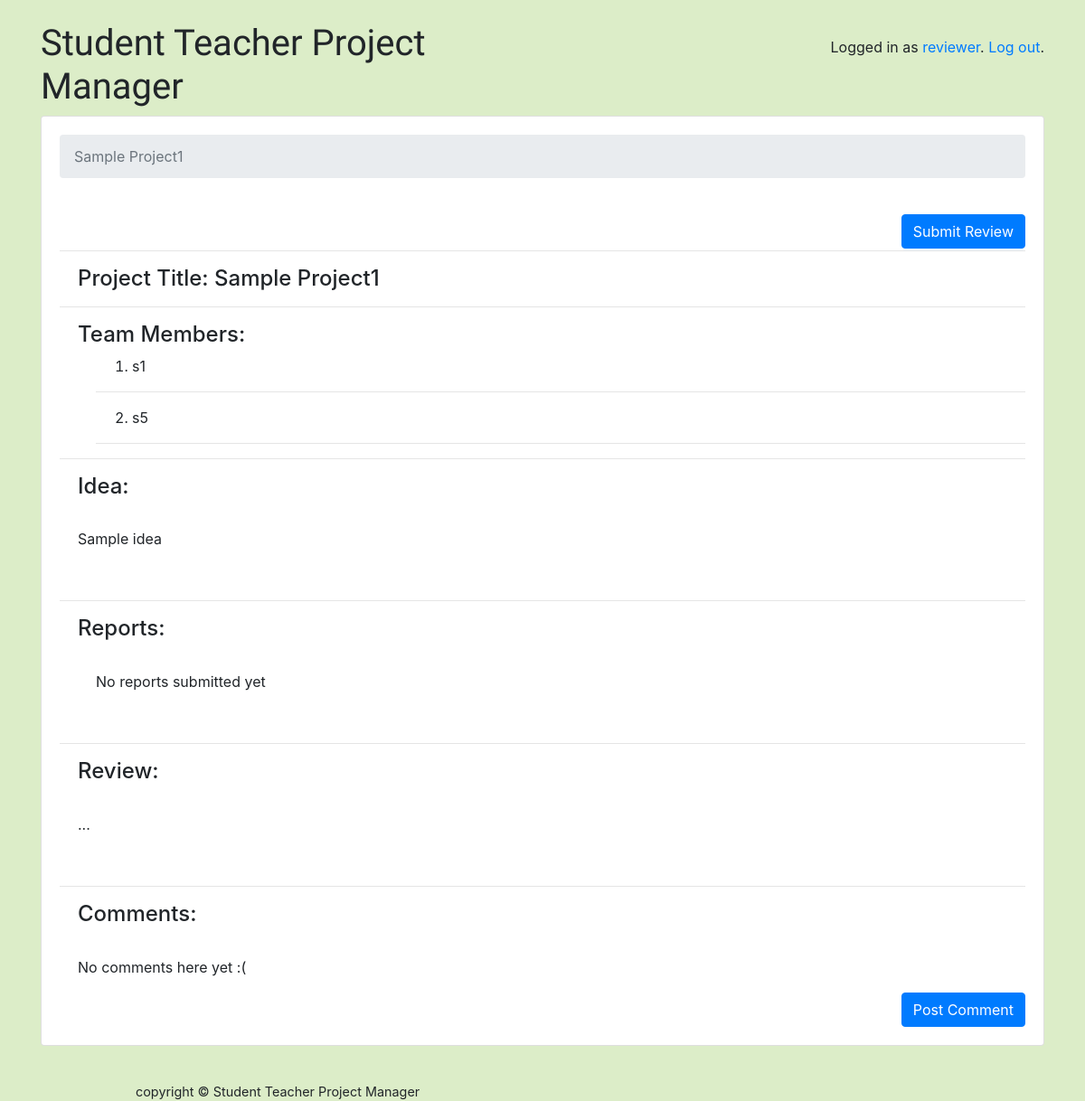
The page /reviewers/home/projects/4/ (signed in) on the database as committed earlier.
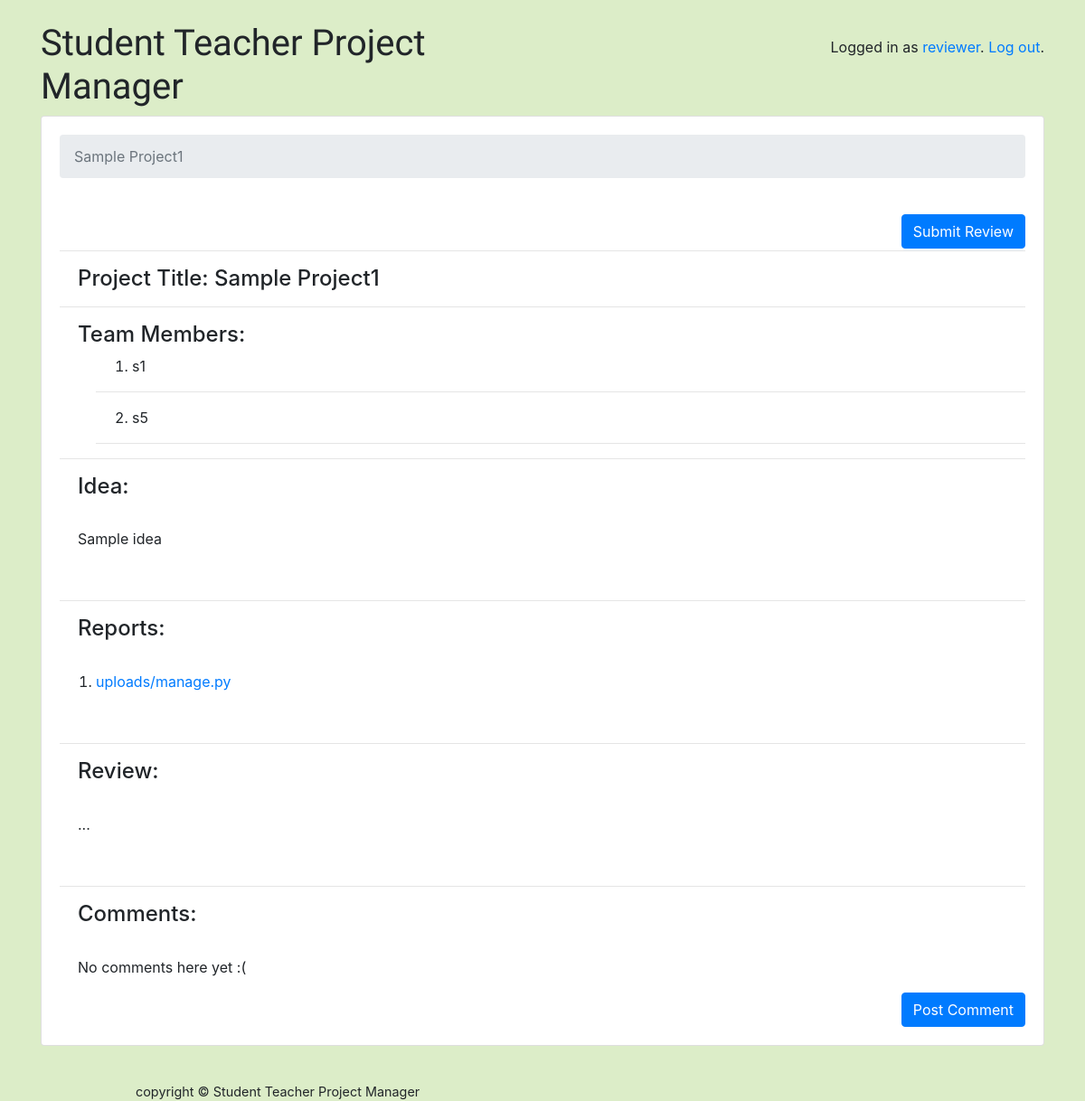
The same page on the database as committed later.
### classroom/models.py (models this page shows)
class Report(models.Model):
	file = models.FileField(upload_to='uploads/' )
	projectid = models.IntegerField(default=0)

### classroom/views/reviewers.py (the view)
# urls.py: path('reviewers/home/projects/<int:pk>/', reviewers.ProjectView, name='project_page'),
@login_required
@reviewer_required
def ProjectView(request, pk):
	project = Project.objects.get(pk=pk)
	course_id=int(project.courseid)
	reports = Report.objects.all().filter(projectid__exact=int(pk))
	return render(request, 'classroom/reviewers/project_page.html', context={'project':project,'reports':reports, 'course':course_id})

### classroom/models.py (called while the page is built)
	def members_as_list(self):
		m = list(map(str, self.members.split(',')))
		return m

### classroom/templates/classroom/reviewers/project_page.html (shortened to what this page needs)
{% extends 'base.html' %}
{% block content %}
  <nav aria-label="breadcrumb">
    <ol class="breadcrumb">
      <li class="breadcrumb-item active" aria-current="page">{{ project.title }}</li>
    </ol>
  </nav>
  <br>
  <div>
    <a href="{% url 'submit_review' project.pk %}" class="btn btn-primary text-center" style="float:right;" role="button">Submit Review</a>
  </div>
  <br>
  <hr>
  <div>
	<h4 style="margin-left:20px;"> Project Title: {{ project.title }}</h4>
    <hr/>
	<h4 style="margin-left:20px;"> Team Members:<br></h4>
	<ol>
      {% for member in project.members_as_list %}
	    <li style="margin-left:40px;">{{ member }}</li>
	    <hr>
	  {% endfor %}
	</ol>
    <hr/>
    <h4 style="margin-left:20px;">Idea: </h4>
    <br>
    <p style="margin-left:20px;">{{ project.idea }}</p>
	<br><hr>
	<h4 style="margin-left:20px;">Reports: </h4>
    <br>
	<ol>
	{% for report in reports %}
      <li><a href="{{ report.file.url }}">{{ report.file.name }}</a></li>
	{% empty %}
	  <p> No reports submitted yet </p>
	{% endfor %}
	</ol>
	<br><hr>
	<h4 style="margin-left:20px;">Review: </h4>
	<br>
	<p style="margin-left:20px;">{{ project.review }}</p>
	<br><hr>
	<h4 style="margin-left:20px;">Comments: </h4>
	<br>
	{% for comment in project.comments.all %}
    <div style="margin-left:20px;" class="comment">
        <div class="date">{{ comment.created_date }}</div>
        <strong>{{ comment.author }}</strong>
        <p>{{ comment.text|linebreaks }}</p>
    </div>
	{% empty %}
		<p style="margin-left:20px;">No comments here yet :(</p>
	{% endfor %}
	<a href="{% url 'post_comment' project.pk %}" class="btn btn-primary text-center" style="float:right;" role="button">Post Comment</a>
  </div>
{% endblock %}

Rows that differ between the two databases and show on the page:
added Report: file.name "uploads/manage.py"
Other text that changed with them:
text no longer shown: "No reports submitted yet"
